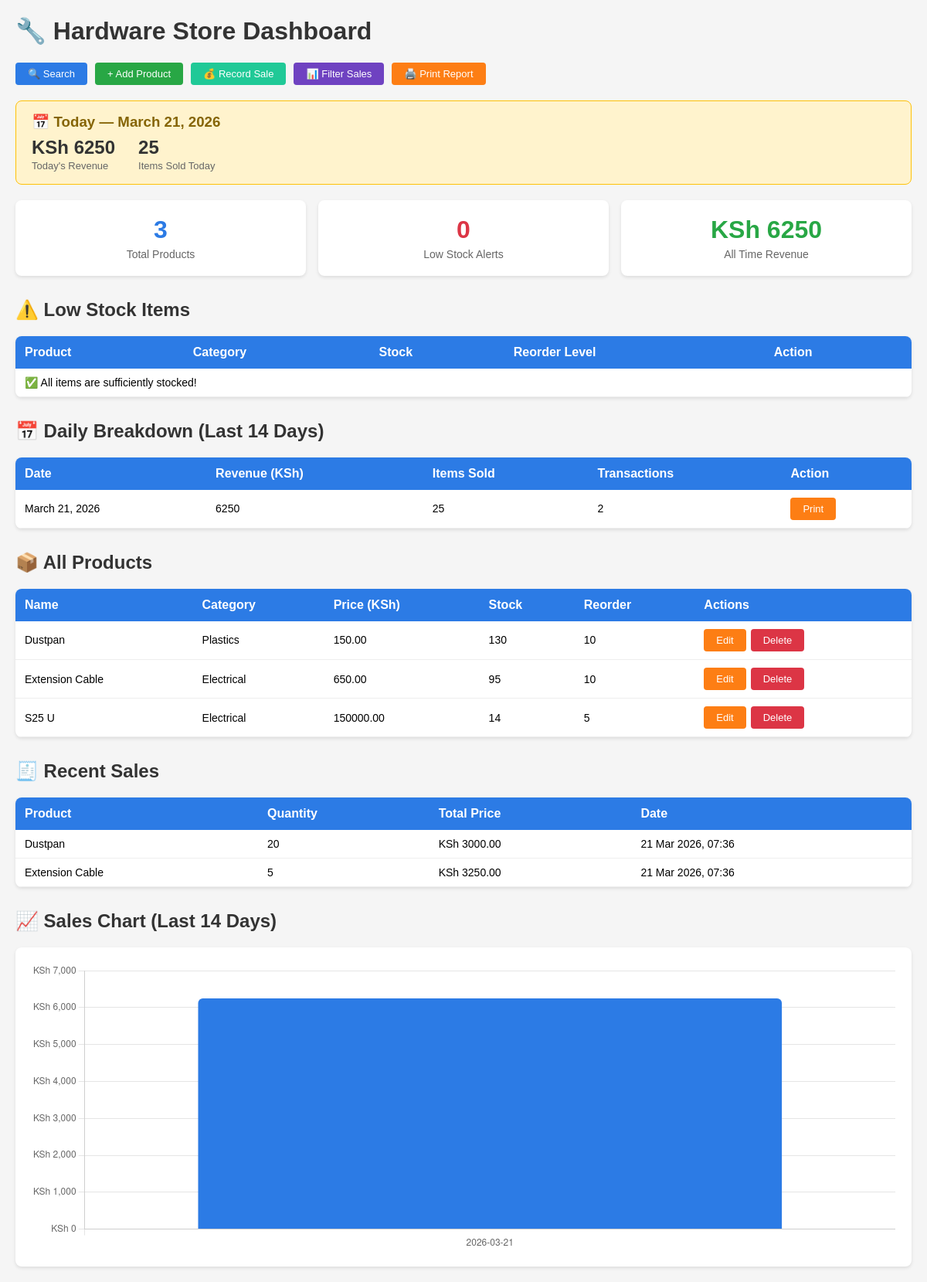
Page /dashboard/ on the earlier database version.
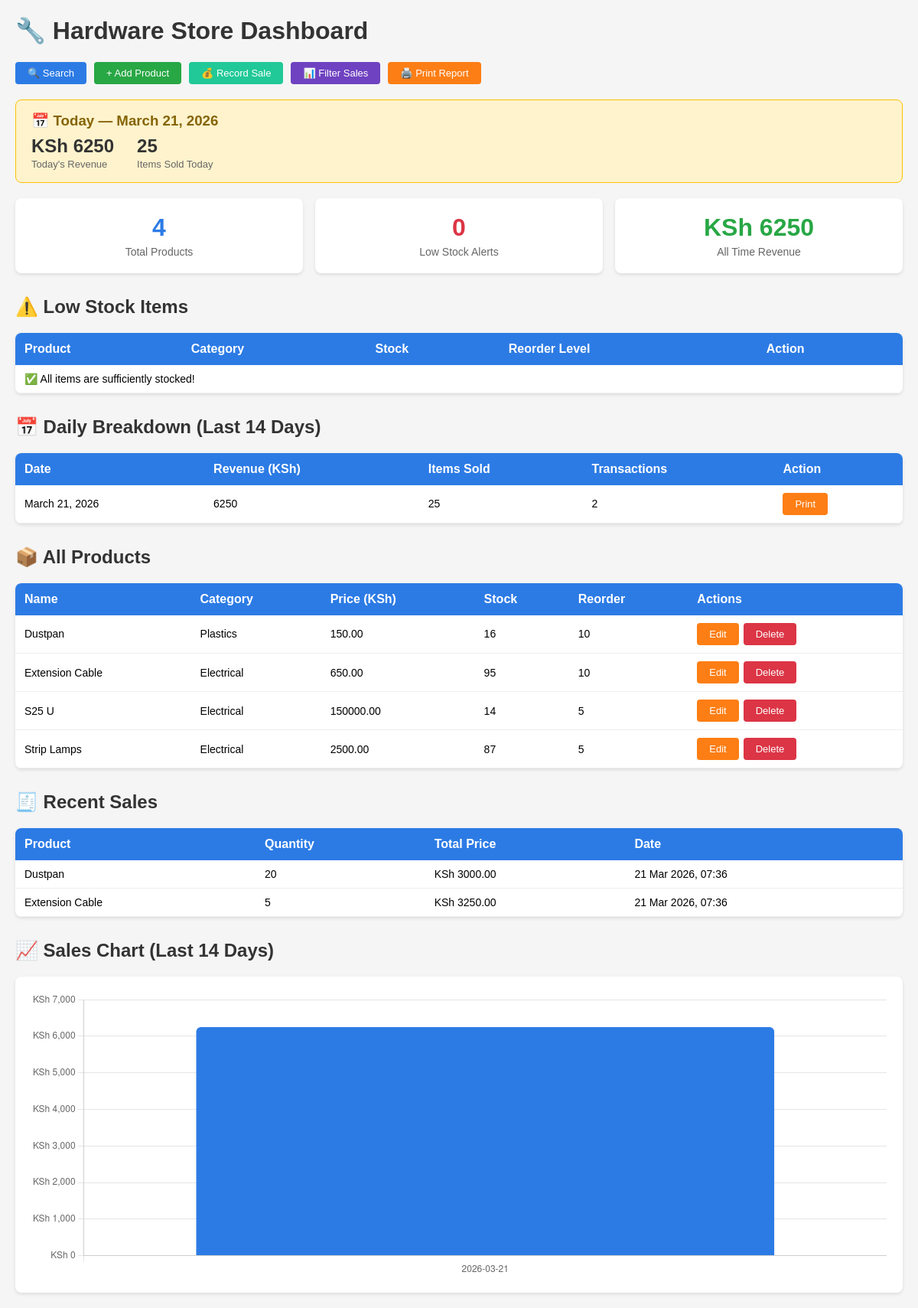
Same page on the later database version.
### inventory/models.py (models this page shows, shortened)
class Product(models.Model):
    name = models.CharField(max_length=200)
    category = models.ForeignKey(Category, on_delete=models.SET_NULL, null=True)
    supplier = models.ForeignKey(Supplier, on_delete=models.SET_NULL, null=True)
    price = models.DecimalField(max_digits=10, decimal_places=2)
    stock_quantity = models.IntegerField()
    reorder_level = models.IntegerField(default=5)

class Category(models.Model):
    name = models.CharField(max_length=100)
    def __str__(self):
        return self.name

### sales/models.py (models this page shows, shortened)
class Sale(models.Model):
    product = models.ForeignKey(Product, on_delete=models.CASCADE)
    quantity_sold = models.IntegerField()
    date = models.DateTimeField(auto_now_add=True)
    total_price = models.DecimalField(max_digits=10, decimal_places=2, blank=True, null=True)

### reports/views.py (the view)
# urls.py: path('dashboard/', views.dashboard, name='dashboard'),
def dashboard(request):
    total_products = Product.objects.count()
    low_stock_items = Product.objects.filter(stock_quantity__lte=F('reorder_level'))
    all_products = Product.objects.select_related('category', 'supplier').all()
    categories = Category.objects.all()
    suppliers = Supplier.objects.all()
    today = date.today()
    today_sales = Sale.objects.filter(date__date=today)
    today_revenue = today_sales.aggregate(total=Sum('total_price'))['total'] or 0
    today_items_sold = today_sales.aggregate(total=Sum('quantity_sold'))['total'] or 0
    total_sales_value = Sale.objects.aggregate(total=Sum('total_price'))['total'] or 0
    recent_sales = Sale.objects.order_by('-date')[:10]
    daily_breakdown = (
        Sale.objects.annotate(day=TruncDate('date'))
        .values('day')
        .annotate(
            revenue=Sum('total_price'),
            items_sold=Sum('quantity_sold'),
            transactions=Count('id')
        )
        .order_by('-day')[:14]
    )
    chart_data_qs = list(reversed(list(daily_breakdown)))
    chart_labels = [str(entry['day']) for entry in chart_data_qs]
    chart_data = [float(entry['revenue']) for entry in chart_data_qs]
    context = {
        'total_products': total_products,
        'low_stock_items': low_stock_items,
        'all_products': all_products,
        'categories': categories,
        'suppliers': suppliers,
        'today_revenue': today_revenue,
        'today_items_sold': today_items_sold,
        'total_sales_value': total_sales_value,
        'recent_sales': recent_sales,
        'daily_breakdown': daily_breakdown,
        'chart_labels': chart_labels,
        'chart_data': chart_data,
        'today': today,
    }
    return render(request, 'reports/dashboard.html', context)

### reports/templates/reports/dashboard.html (shortened to what the changed rows need)
<!DOCTYPE html>
<html>
<head>
</head>
<body>
    <h1>🔧 Hardware Store Dashboard</h1>
    <div class="stats">
        <div class="card">
            <h2 class="blue">{{ total_products }}</h2>
            <p>Total Products</p>
        </div>
        <div class="card">
            <h2 class="red">{{ low_stock_items.count }}</h2>
        </div>
        <div class="card">
            <h2 class="green">KSh {{ total_sales_value }}</h2>
        </div>
    </div>
    <h2>⚠️ Low Stock Items</h2>
    <table>
        <tr>
            <th>Product</th><th>Category</th><th>Stock</th><th>Reorder Level</th><th>Action</th>
        </tr>
    </table>
    <h2>📅 Daily Breakdown (Last 14 Days)</h2>
    <table>
        <tr>
            <th>Date</th><th>Revenue (KSh)</th><th>Items Sold</th><th>Transactions</th><th>Action</th>
        </tr>
        {% for day in daily_breakdown %}
        <tr>
            <td>{{ day.day }}</td>
            <td>{{ day.revenue }}</td>
            <td>{{ day.items_sold }}</td>
            <td>{{ day.transactions }}</td>
            <td>
                <a href="/report/print/?date_from={{ day.day }}&date_to={{ day.day }}" class="btn btn-orange">Print</a>
            </td>
        </tr>
        {% empty %}
        <tr><td colspan="5">No sales recorded yet.</td></tr>
        {% endfor %}
    </table>
    <h2>📦 All Products</h2>
    <table>
        <tr>
            <th>Name</th><th>Category</th><th>Price (KSh)</th><th>Stock</th><th>Reorder</th><th>Actions</th>
        </tr>
        {% for product in all_products %}
        <tr>
            <td>{{ product.name }}</td>
            <td>{{ product.category }}</td>
            <td>{{ product.price }}</td>
            <td>{{ product.stock_quantity }}</td>
            <td>{{ product.reorder_level }}</td>
            <td style="display:flex; gap:6px;">
                <a href="/product/edit/{{ product.id }}/" class="btn btn-orange">Edit</a>
                <form method="POST" action="/product/delete/{{ product.id }}/" style="display:inline;" onsubmit="return confirm('Delete {{ product.name }}?')">
                    <button type="submit" class="btn btn-red">Delete</button>
                </form>
            </td>
        </tr>
        {% endfor %}
    </table>
    <h2>🧾 Recent Sales</h2>
    <table>
        <tr>
            <th>Product</th><th>Quantity</th><th>Total Price</th><th>Date</th>
        </tr>
        {% for sale in recent_sales %}
        <tr>
            <td>{{ sale.product.name }}</td>
            <td>{{ sale.quantity_sold }}</td>
            <td>KSh {{ sale.total_price }}</td>
            <td>{{ sale.date|date:"d M Y, H:i" }}</td>
        </tr>
        {% endfor %}
    </table>
    <h2>📈 Sales Chart (Last 14 Days)</h2>
    <script>
        const labels = {{ chart_labels|safe }};
        const data = {{ chart_data|safe }};
        new Chart(document.getElementById('salesChart'), {
            type: 'bar',
            data: {
                labels: labels,
                datasets: [{
                    label: 'Daily Revenue (KSh)',
                    data: data,
                    backgroundColor: '#2c7be5',
                    borderRadius: 6,
                }]
            },
            options: {
                responsive: true,
                plugins: { legend: { display: false } },
                scales: {
                    y: {
                        beginAtZero: true,
                        ticks: { callback: value => 'KSh ' + value.toLocaleString() }
                    }
                }
            }
        });
    </script>
</body>
</html>

Differences in the rows shown:
changed Product "Dustpan": stock_quantity "130" → "16"
added Product: name "Strip Lamps", category "Electrical", price "2500.00", stock_quantity "87", reorder_level "5"
Other differences:
{{ total_products }}: "3" → "4"
